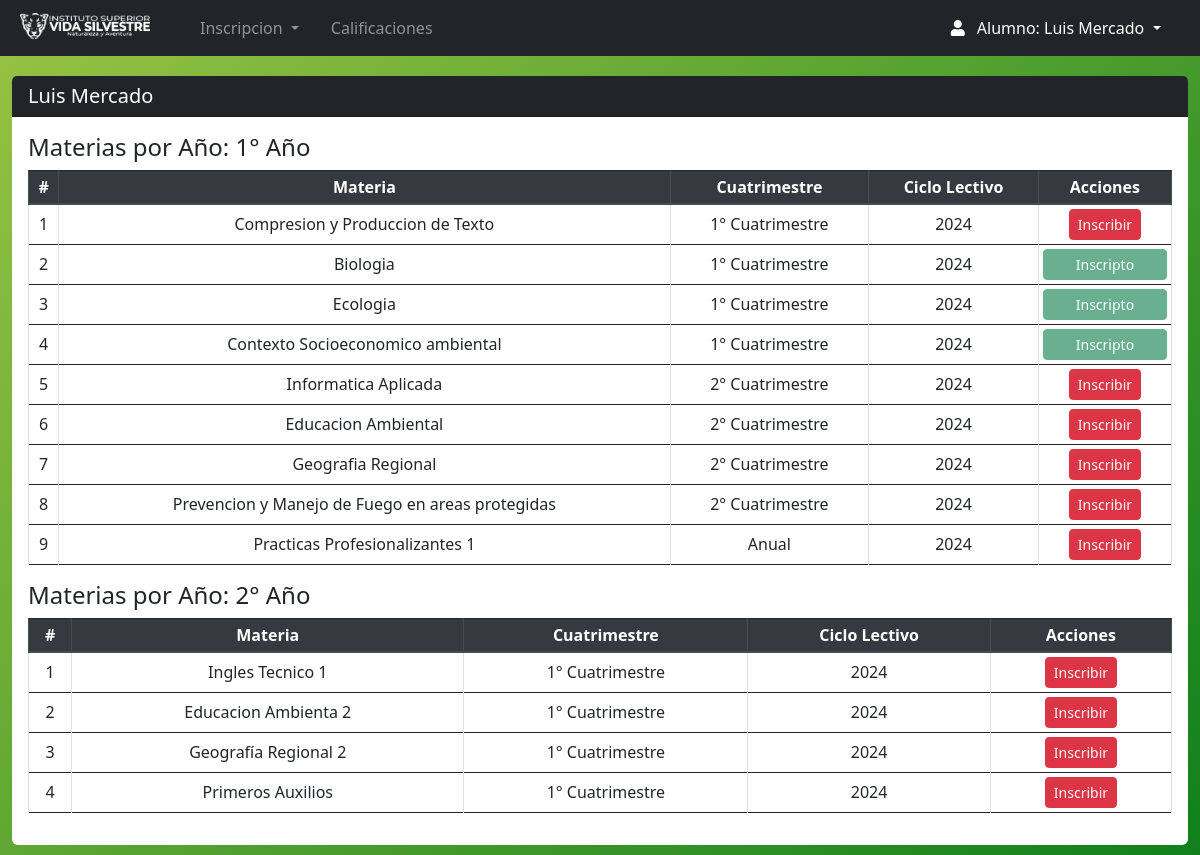
/Views/alumno/alumno_inscripcion.php (signed in), run on the app's committed database.
### tables this page shows
CREATE TABLE `materia` (
  `id_materia` int(11) NOT NULL,
  `Nombre` varchar(255) DEFAULT NULL,
  `descripcion` varchar(50) DEFAULT NULL,
  `horas` varchar(5) DEFAULT NULL,
  `num_resolucion` varchar(15) DEFAULT NULL,
  `año_cursado` varchar(20) NOT NULL,
  `id_tipo` int(11) DEFAULT NULL,
  `estado` varchar(11) DEFAULT NULL,
  `plan_estudio` varchar(50) DEFAULT NULL
);

CREATE TABLE `ciclo_lectivo` (
  `id_ciclo` int(11) NOT NULL,
  `nombre_ciclo` varchar(50) DEFAULT NULL,
  `fecha_inicio` date DEFAULT NULL,
  `fecha_fin` date DEFAULT NULL,
  `Estado` varchar(11) DEFAULT NULL,
  `created_at` timestamp NOT NULL DEFAULT current_timestamp(),
  `updated_at` timestamp NOT NULL DEFAULT current_timestamp() ON UPDATE current_timestamp(),
  `ciclo_actual` tinyint(4) NOT NULL
);

### Views/alumno/alumno_inscripcion.php (the view, shortened to what this page needs)
<?php
require 'navbar.php';
require '../../conn/connection.php';
$alumno_id = $_SESSION['id_persona'];
$nombre_completo = obtenerNombreCompletoAlumno($conexion, $alumno_id);
$materias = obtenerMateriasActivas($conexion);
$inscripciones_alumno = obtenerInscripcionesAlumno($conexion, $alumno_id);
$ciclo = obtenerCicloLectivoActual($conexion);
$select_ciclo = $ciclo['id_ciclo'] ?? '';
function obtenerNombreCompletoAlumno($conexion, $alumno_id) {
    $stmt = $conexion->prepare("SELECT CONCAT(nombre, ' ', apellido) AS nombre_completo FROM persona WHERE id_persona = ?");
    $stmt->bind_param("i", $alumno_id);
    $stmt->execute();
    return $stmt->get_result()->fetch_assoc()['nombre_completo'] ?? "Alumno no encontrado";
}
function obtenerMateriasActivas($conexion) {
    $stmt = $conexion->prepare("SELECT * FROM materia WHERE estado = 'Activo'");
    $stmt->execute();
    return $stmt->get_result()->fetch_all(MYSQLI_ASSOC);
}
function obtenerInscripcionesAlumno($conexion, $alumno_id) {
    $stmt = $conexion->prepare("SELECT id_materia, id_ciclo, estado FROM alumno_materia WHERE id_persona = ?");
    $stmt->bind_param("i", $alumno_id);
    $stmt->execute();
    $result = $stmt->get_result();
    $inscripciones = [];
    while ($row = $result->fetch_assoc()) {
        $inscripciones[$row['id_materia']][$row['id_ciclo']] = $row['estado'];
    }
    return $inscripciones;
}
function obtenerCicloLectivoActual($conexion) {
    $stmt = $conexion->prepare("SELECT id_ciclo, nombre_ciclo FROM ciclo_lectivo WHERE ciclo_actual = 1 LIMIT 1");
    $stmt->execute();
    return $stmt->get_result()->fetch_assoc();
}
$materias_por_año = [];
foreach ($materias as $materia) {
    $año_cursado = $materia['año_cursado'] ?? 'Sin especificar';
    $materias_por_año[$año_cursado][] = $materia;
}
?>
<section class="content mt-3">
    <div class="row m-auto">
        <div class="col-sm">
            <div class="card rounded-2 border-0">
                <div class="card-header bg-dark text-white pb-0">
                    <h5 class="d-inline-block"><?php echo htmlspecialchars($nombre_completo); ?></h5>
                </div>
                <div class="card-body table-responsive">
                    <?php foreach ($materias_por_año as $año => $materias): ?>
                        <h4>Materias por Año: <?php echo htmlspecialchars($año); ?></h4>
                        <table class="table table-bordered table-sm">
                            <thead class="thead-dark">
                                <tr>
                                    <th>#</th>
                                    <th>Materia</th>
                                    <th>Cuatrimestre</th>
                                    <th>Ciclo Lectivo</th>
                                    <th>Acciones</th>
                                </tr>
                            </thead>
                            <tbody>
                                <?php foreach ($materias as $index => $materia): ?>
                                    <tr>
                                        <td><?php echo $index + 1; ?></td>
                                        <td><?php echo htmlspecialchars($materia['Nombre']); ?></td>
                                        <td><?php echo htmlspecialchars($materia['plan_estudio']); ?></td>
                                        <td><?php echo htmlspecialchars($ciclo['nombre_ciclo']); ?></td>
                                        <td>
                                            <?php if (isset($inscripciones_alumno[$materia['id_materia']][$select_ciclo]) && $inscripciones_alumno[$materia['id_materia']][$select_ciclo] == 'Inscripto'): ?>
                                                <button class="btn btn-success btn-sm btn-block" disabled>Inscripto</button>
                                            <?php else: ?>
                                                <form action="<?php echo htmlspecialchars($_SERVER['PHP_SELF']) . '?id=' . $alumno_id; ?>" method="post" class="d-inline">
                                                    <button type="submit" class="btn btn-danger btn-sm">Inscribir</button>
                                                </form>
                                            <?php endif; ?>
                                        </td>
                                    </tr>
                                <?php endforeach; ?>
                            </tbody>
                        </table>
                    <?php endforeach; ?>
                </div>
            </div>
        </div>
    </div>
</section>

### css/style.css (style rules this page uses)
body { background: linear-gradient(135deg, #98c343, #10801c); position: relative; padding-bottom: 10px; min-height: 100vh; }
th, td { text-align: center !important; vertical-align: middle !important; }

### data on the page
materia: Nombre "Compresion y Produccion de Texto", plan_estudio "1° Cuatrimestre"
ciclo_lectivo: nombre_ciclo "2024"
materia: Nombre "Biologia", plan_estudio "1° Cuatrimestre", shows "Inscripto"
materia: Nombre "Ecologia", plan_estudio "1° Cuatrimestre", shows "Inscripto"
materia: Nombre "Contexto Socioeconomico ambiental", plan_estudio "1° Cuatrimestre", shows "Inscripto"
materia: Nombre "Informatica Aplicada", plan_estudio "2° Cuatrimestre"
materia: Nombre "Educacion Ambiental", plan_estudio "2° Cuatrimestre"
materia: Nombre "Geografia Regional", plan_estudio "2° Cuatrimestre"
materia: Nombre "Prevencion y Manejo de Fuego en areas protegidas", plan_estudio "2° Cuatrimestre"
materia: Nombre "Practicas Profesionalizantes 1", plan_estudio "Anual"
materia: Nombre "Ingles Tecnico 1", plan_estudio "1° Cuatrimestre"
materia: Nombre "Educacion Ambienta 2", plan_estudio "1° Cuatrimestre"
materia: Nombre "Geografía Regional 2", plan_estudio "1° Cuatrimestre"
materia: Nombre "Primeros Auxilios", plan_estudio "1° Cuatrimestre"

### other printed values
$_SESSION['nombre'] "Luis"
$_SESSION['apellido'] "Mercado"
$nombre_completo "Luis Mercado"
$año "1° Año"
$año "2° Año"
